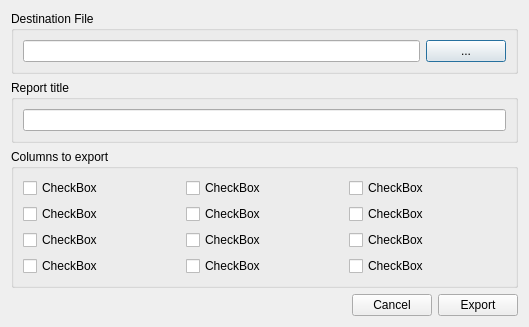
<?xml version="1.0" encoding="UTF-8"?>
<ui version="4.0">
 <class>PdfExport</class>
 <widget class="QDialog" name="PdfExport">
  <property name="geometry">
   <rect>
    <x>0</x>
    <y>0</y>
    <width>529</width>
    <height>325</height>
   </rect>
  </property>
  <property name="windowTitle">
   <string>Save File</string>
  </property>
  <layout class="QVBoxLayout" name="verticalLayout">
   <item>
    <widget class="QGroupBox" name="groupBox">
     <property name="title">
      <string>Destination File</string>
     </property>
     <layout class="QHBoxLayout" name="horizontalLayout">
      <item>
       <widget class="QLineEdit" name="field_path"/>
      </item>
      <item>
       <widget class="QPushButton" name="btn_searchFile">
        <property name="text">
         <string>...</string>
        </property>
       </widget>
      </item>
     </layout>
    </widget>
   </item>
   <item>
    <widget class="QGroupBox" name="groupBox_title">
     <property name="title">
      <string>Report title</string>
     </property>
     <layout class="QVBoxLayout" name="verticalLayout_2">
      <item>
       <widget class="QLineEdit" name="field_title"/>
      </item>
     </layout>
    </widget>
   </item>
   <item>
    <widget class="QGroupBox" name="checkBox">
     <property name="title">
      <string>Columns to export</string>
     </property>
     <layout class="QGridLayout" name="gridLayout">
      <item row="3" column="1">
       <widget class="QCheckBox" name="checkBox_11">
        <property name="text">
         <string>CheckBox</string>
        </property>
       </widget>
      </item>
      <item row="2" column="0">
       <widget class="QCheckBox" name="checkBox_07">
        <property name="text">
         <string>CheckBox</string>
        </property>
       </widget>
      </item>
      <item row="2" column="2">
       <widget class="QCheckBox" name="checkBox_09">
        <property name="text">
         <string>CheckBox</string>
        </property>
       </widget>
      </item>
      <item row="0" column="0">
       <widget class="QCheckBox" name="checkBox_01">
        <property name="text">
         <string>CheckBox</string>
        </property>
       </widget>
      </item>
      <item row="1" column="1">
       <widget class="QCheckBox" name="checkBox_05">
        <property name="text">
         <string>CheckBox</string>
        </property>
       </widget>
      </item>
      <item row="2" column="1">
       <widget class="QCheckBox" name="checkBox_08">
        <property name="text">
         <string>CheckBox</string>
        </property>
       </widget>
      </item>
      <item row="1" column="0">
       <widget class="QCheckBox" name="checkBox_04">
        <property name="text">
         <string>CheckBox</string>
        </property>
       </widget>
      </item>
      <item row="3" column="0">
       <widget class="QCheckBox" name="checkBox_10">
        <property name="text">
         <string>CheckBox</string>
        </property>
       </widget>
      </item>
      <item row="1" column="2">
       <widget class="QCheckBox" name="checkBox_06">
        <property name="text">
         <string>CheckBox</string>
        </property>
       </widget>
      </item>
      <item row="0" column="1">
       <widget class="QCheckBox" name="checkBox_02">
        <property name="text">
         <string>CheckBox</string>
        </property>
       </widget>
      </item>
      <item row="3" column="2">
       <widget class="QCheckBox" name="checkBox_12">
        <property name="text">
         <string>CheckBox</string>
        </property>
       </widget>
      </item>
      <item row="0" column="2">
       <widget class="QCheckBox" name="checkBox_03">
        <property name="text">
         <string>CheckBox</string>
        </property>
       </widget>
      </item>
     </layout>
    </widget>
   </item>
   <item>
    <layout class="QHBoxLayout" name="horizontalLayout_3">
     <item>
      <spacer name="horizontalSpacer">
       <property name="orientation">
        <enum>Qt::Horizontal</enum>
       </property>
       <property name="sizeHint" stdset="0">
        <size>
         <width>40</width>
         <height>20</height>
        </size>
       </property>
      </spacer>
     </item>
     <item>
      <widget class="QPushButton" name="btnCancel">
       <property name="text">
        <string>Cancel</string>
       </property>
      </widget>
     </item>
     <item>
      <widget class="QPushButton" name="btnExport">
       <property name="text">
        <string>Export</string>
       </property>
      </widget>
     </item>
    </layout>
   </item>
  </layout>
 </widget>
 <resources/>
 <connections/>
</ui>
